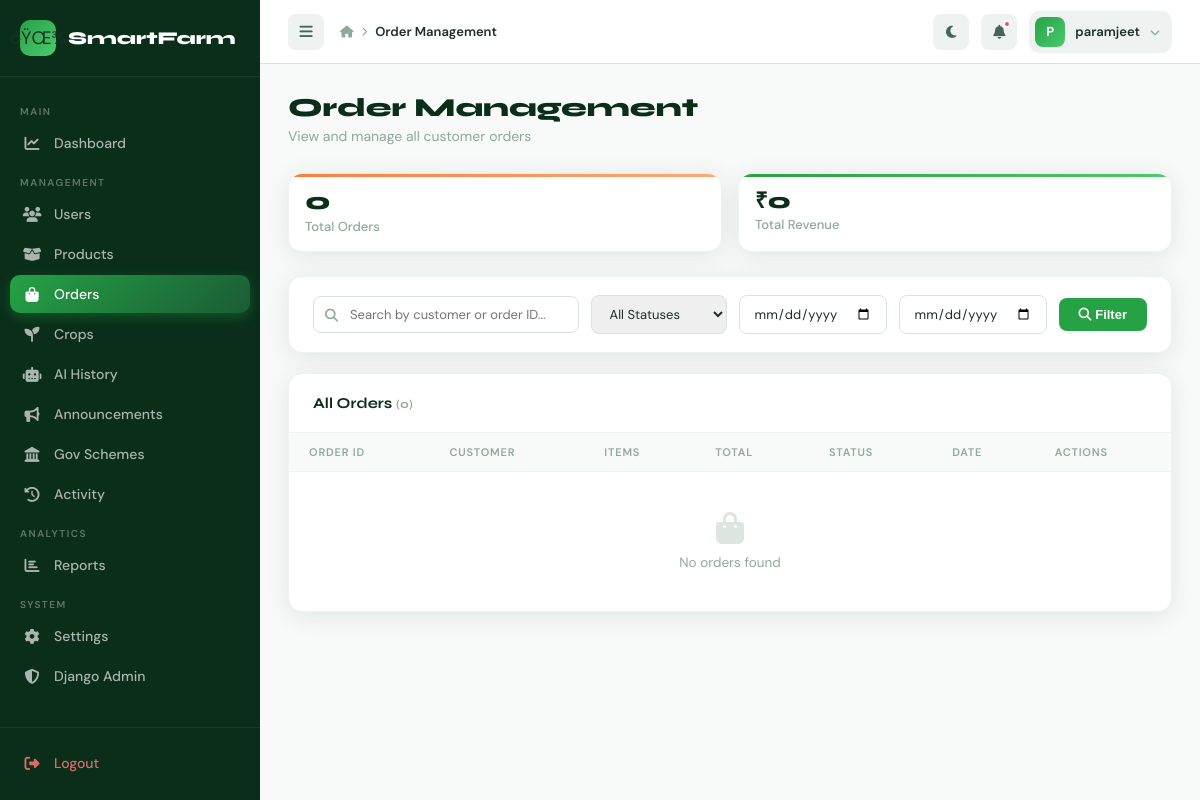
The app's page /myadmin/orders/ (signed in), older data.
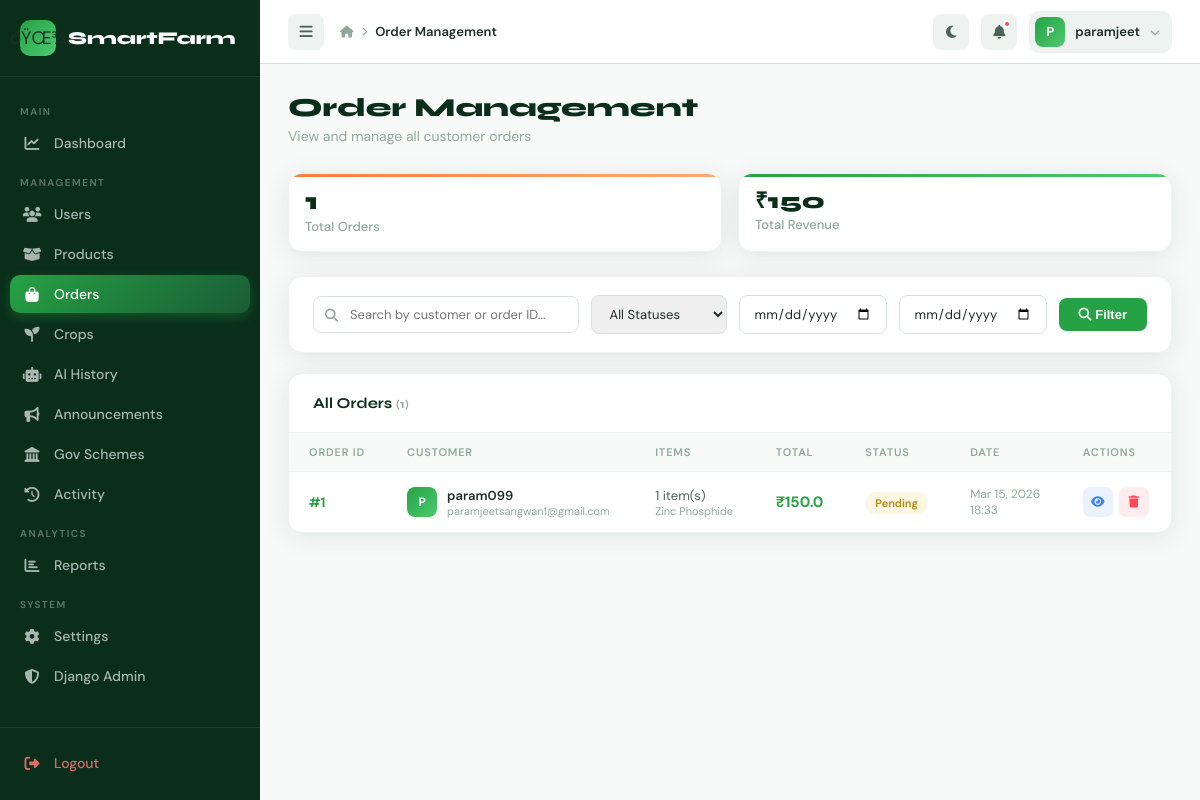
The same page, newer data.
### apps/orders/models.py (models this page shows, shortened)
class Order(models.Model):
    STATUS_CHOICES = [
        ('pending',    'Pending'),
        ('processing', 'Processing'),
        ('shipped',    'Shipped'),
        ('delivered',  'Delivered'),
        ('cancelled',  'Cancelled'),
        ('returned',   'Returned'),
    ]
    PAYMENT_CHOICES = [
        ('cod',      'Cash on Delivery'),
        ('razorpay', 'Razorpay'),
        ('stripe',   'Stripe'),
        ('upi',      'UPI'),
        ('card',     'Credit / Debit Card'),
    ]
    user = models.ForeignKey(User, on_delete=models.CASCADE, related_name='orders')
    shipping_address = models.ForeignKey(
        ShippingAddress, on_delete=models.SET_NULL,
        null=True, blank=True, related_name='orders'
    )
    total_price = models.FloatField(default=0)
    status = models.CharField(max_length=20, choices=STATUS_CHOICES, default='pending')
    payment_method = models.CharField(max_length=20, choices=PAYMENT_CHOICES, default='cod')
    payment_status = models.CharField(
        max_length=20,
        choices=[('pending','Pending'),('paid','Paid'),('failed','Failed'),('refunded','Refunded')],
        default='pending'
    )
    upi_transaction_id = models.CharField(max_length=100, blank=True, null=True)
    created_at = models.DateTimeField(auto_now_add=True)

class OrderItem(models.Model):
    order = models.ForeignKey(Order, related_name='items', on_delete=models.CASCADE)
    item_type = models.CharField(max_length=50, default='tool')
    item_id = models.PositiveIntegerField(default=0)
    name = models.CharField(max_length=100, default='unknown')
    price = models.FloatField(default=0)
    quantity = models.PositiveIntegerField(default=1)

### apps/admin_panel/views.py (the view)
    def wrapper(request, *args, **kwargs):
        if not request.user.is_authenticated:
            return redirect('login')
        if not request.user.is_staff:
            messages.error(request, 'Access denied. Admin only.')
            return redirect('login')  # FIX: was redirect('dashboard') — sent to user dashboard
        return view_func(request, *args, **kwargs)

### apps/admin_panel/views.py (called while the page is built)
def admin_required(view_func):
    def wrapper(request, *args, **kwargs):
        if not request.user.is_authenticated:
            return redirect('login')
        if not request.user.is_staff:
            messages.error(request, 'Access denied. Admin only.')
            return redirect('login')  # FIX: was redirect('dashboard') — sent to user dashboard
        return view_func(request, *args, **kwargs)
    wrapper.__name__ = view_func.__name__
    return wrapper

### templates/admin_panel/orders.html (shortened to what the changed rows need)
{% extends "admin_panel/base_admin.html" %}
{% block content %}
<div class="page-header">
    <h1 class="page-title">Order Management</h1>
</div>
<div style="display:grid;grid-template-columns:repeat(auto-fit,minmax(160px,1fr));gap:16px;margin-bottom:24px;">
    <div class="stat-card orange" style="padding:16px;">
        <div class="stat-value" style="font-size:24px;">{{ total_orders }}</div>
        <div class="stat-label">Total Orders</div>
    </div>
    <div class="stat-card green" style="padding:16px;">
        <div class="stat-value" style="font-size:22px;">₹{{ total_revenue|floatformat:0 }}</div>
        <div class="stat-label">Total Revenue</div>
    </div>
</div>
<div class="table-card">
    <div class="table-header">
        <span class="table-title">All Orders <span style="font-size:12px;color:var(--gray-400);">({{ total_orders }})</span></span>
    </div>
    <div style="overflow-x:auto;">
    <table>
        <thead>
            <tr>
                <th>Order ID</th>
                <th>Customer</th>
                <th>Items</th>
                <th>Total</th>
                <th>Status</th>
                <th>Date</th>
                <th>Actions</th>
            </tr>
        </thead>
        <tbody>
            {% for order in orders %}
            <tr>
                <td><strong style="color:var(--green-bright);">#{{ order.id }}</strong></td>
                <td>
                    <div style="display:flex;align-items:center;gap:10px;">
                        <div style="width:30px;height:30px;border-radius:8px;background:linear-gradient(135deg,var(--green-bright),var(--green-light));display:flex;align-items:center;justify-content:center;color:white;font-weight:700;font-size:12px;">
                            {{ order.user.username|first|upper }}
                        </div>
                        <div>
                            <div style="font-weight:600;font-size:13px;">{{ order.user.username }}</div>
                            <div style="font-size:11px;color:var(--gray-400);">{{ order.user.email }}</div>
                        </div>
                    </div>
                </td>
                <td>
                    <span style="font-size:13px;color:var(--gray-600);">{{ order.items.count }} item(s)</span>
                    <div style="font-size:11px;color:var(--gray-400);">
                        {% for item in order.items.all|slice:":2" %}{{ item.name }}{% if not forloop.last %}, {% endif %}{% endfor %}
                    </div>
                </td>
                <td style="font-weight:700;color:var(--green-bright);font-size:15px;">₹{{ order.total_price }}</td>
                <td><span class="status-badge {{ order.status }}">{{ order.status|capfirst }}</span></td>
                <td style="font-size:12px;color:var(--gray-400);">{{ order.created_at|date:"M d, Y" }}<br>{{ order.created_at|time:"H:i" }}</td>
                <td>
                    <div style="display:flex;gap:6px;">
                        <a href="{% url 'admin_order_detail' order.id %}"
                            style="width:30px;height:30px;border-radius:7px;background:rgba(59,130,246,0.1);color:var(--accent-blue);display:flex;align-items:center;justify-content:center;text-decoration:none;font-size:12px;"
                            title="View details">
                            <i class="fas fa-eye"></i>
                        </a>
                        <form method="POST" action="{% url 'admin_order_delete' order.id %}" onsubmit="return confirm('Delete Order #{{ order.id }}?')">
                            <button type="submit"
                                style="width:30px;height:30px;border-radius:7px;background:rgba(255,71,87,0.1);color:var(--accent-red);border:none;cursor:pointer;font-size:12px;"
                                title="Delete order">
                                <i class="fas fa-trash"></i>
                            </button>
                        </form>
                    </div>
                </td>
            </tr>
            {% empty %}
            <tr><td colspan="7" style="text-align:center;padding:40px;color:var(--gray-400);">
                <i class="fas fa-shopping-bag" style="font-size:32px;margin-bottom:10px;display:block;opacity:0.3;"></i>
                No orders found
            </td></tr>
            {% endfor %}
        </tbody>
    </table>
    </div>
</div>
{% endblock %}

Row changes from the older to the newer data that the page shows:
added Order: id "1", user.username|first "P", user.username "param099", user.email "paramjeetsangwan1@gmail.com", items.count "1", total_price "150.0", status "Pending", created_at "Mar 15, 2026", created_at "18:33"
added OrderItem: name "Zinc Phosphide"
Text that changed along with them:
{{ total_orders }}: "0" → "1"
{{ total_revenue|floatformat:0 }}: "0" → "150"
text no longer shown: "No orders found"
